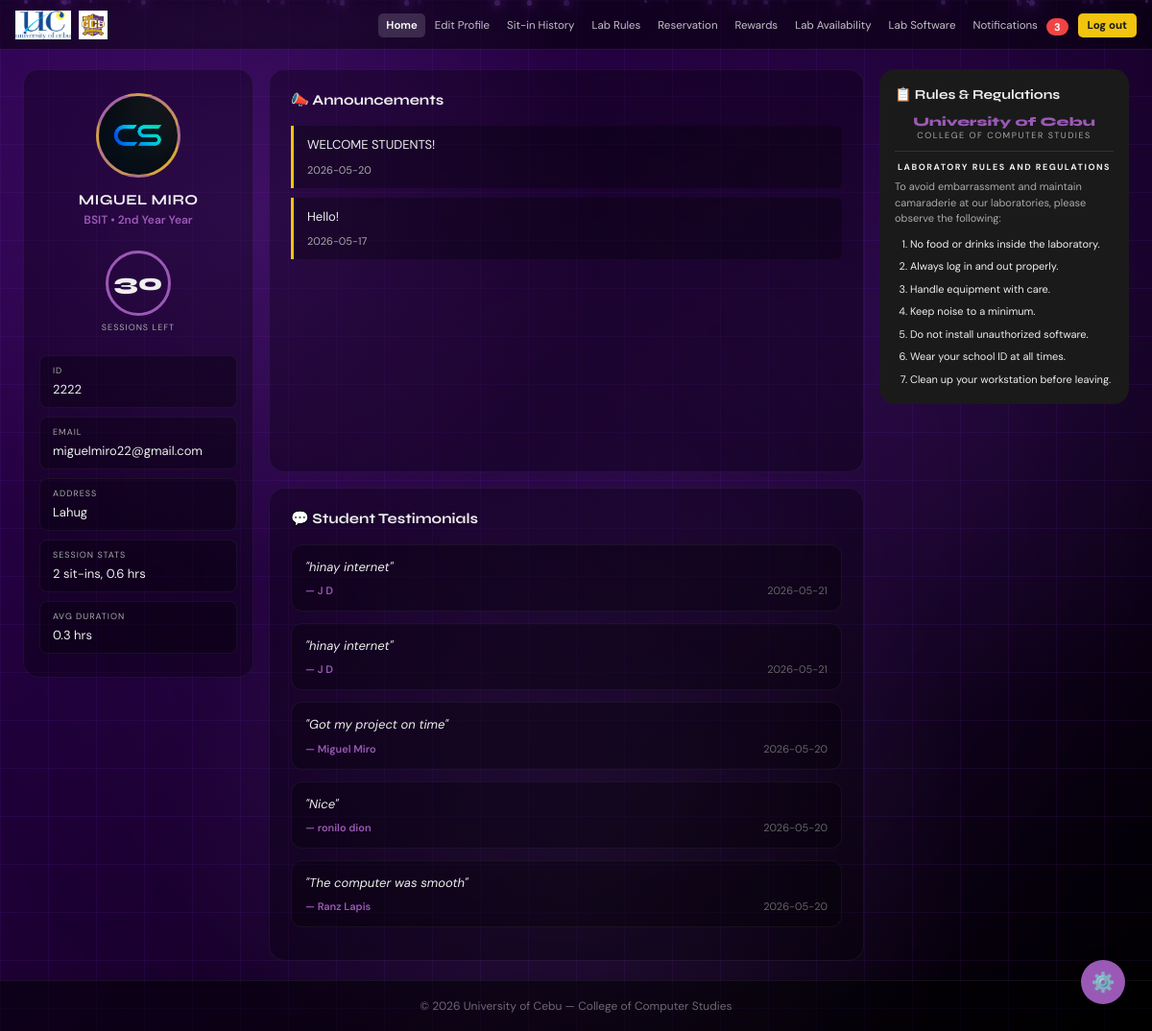
Page /student (signed in) on the committed database.
### tables this page shows
CREATE TABLE users (
        id INTEGER PRIMARY KEY AUTOINCREMENT,
        idnum TEXT NOT NULL UNIQUE,
        lastname TEXT NOT NULL,
        firstname TEXT NOT NULL,
        midname TEXT,
        email TEXT NOT NULL UNIQUE,
        course TEXT NOT NULL,
        level TEXT NOT NULL,
        address TEXT NOT NULL,
        password TEXT NOT NULL,
        sessions INTEGER NOT NULL DEFAULT 30,
        photo TEXT DEFAULT NULL
    );

CREATE TABLE announcements (
        id INTEGER PRIMARY KEY AUTOINCREMENT,
        content TEXT NOT NULL,
        date TEXT NOT NULL DEFAULT (DATE('now'))
    );

CREATE TABLE feedback (
        id INTEGER PRIMARY KEY AUTOINCREMENT,
        idnum TEXT NOT NULL,
        name TEXT NOT NULL,
        message TEXT NOT NULL,
        lab TEXT,
        date TEXT NOT NULL DEFAULT (DATE('now'))
    , pc_id INTEGER, sitin_id INTEGER);

CREATE TABLE lab_rules (
        id INTEGER PRIMARY KEY AUTOINCREMENT,
        rule TEXT NOT NULL,
        created TEXT NOT NULL DEFAULT (DATE('now'))
    );

### app.py (the view)
@app.route('/student')
def student_home():
    if not student_required():
        return redirect(url_for('login'))
    conn = get_db()
    student = conn.execute('SELECT * FROM users WHERE id=?', (session['user_id'],)).fetchone()
    stats = conn.execute('''SELECT COUNT(*) as total,
                            SUM((julianday(time_out||':00') - julianday(time_in||':00'))*24) as hours
                            FROM sitin_reports WHERE idnum=? AND time_in!="" AND time_out!=""''',
                         (student['idnum'],)).fetchone()
    total_sessions = stats['total'] or 0
    total_hours = round(stats['hours'] or 0, 2)
    avg_duration = round(total_hours / total_sessions, 2) if total_sessions else 0
    announcements = conn.execute('SELECT * FROM announcements ORDER BY id DESC').fetchall()
    lab_rules = conn.execute('SELECT * FROM lab_rules ORDER BY id').fetchall()
    testimonials = conn.execute('SELECT * FROM feedback ORDER BY id DESC LIMIT 5').fetchall()
    conn.close()
    return render_template('student/home.html',
                           student=student,
                           announcements=announcements,
                           lab_rules=lab_rules,
                           testimonials=testimonials,
                           total_sessions=total_sessions,
                           total_hours=total_hours,
                           avg_duration=avg_duration)

### app.py (called while the page is built, shortened)
def get_db():
    conn = sqlite3.connect(os.path.join(BASE_DIR, 'database.db'))
    conn.row_factory = sqlite3.Row
    return conn

@app.before_request
def csrf_protect():
    if 'csrf_token' not in session:
        session['csrf_token'] = secrets.token_hex(16)
    if request.method == "POST":
        token = session.get('csrf_token', '')
        form_token = request.form.get('csrf_token', '')
        if not token or token != form_token:
            flash('Invalid request. Please try again.', 'error')
            return redirect(request.url)

@app.context_processor
def inject_unread_count():
    if 'user_id' in session and session.get('role') == 'student':
        conn = get_db()
        count = conn.execute('''
            SELECT COUNT(*) FROM notifications
            WHERE is_read = 0 AND (idnum = ? OR idnum = 'global')
        ''', (session['user_idnum'],)).fetchone()[0]
        conn.close()
        return dict(unread_count=count)

def student_required():
    return 'user_id' in session and session.get('role') == 'student'

### templates/student/home.html (shortened to what this page needs)
<!DOCTYPE html>
<html lang="en" data-theme="dark">
<head>
  <link rel="stylesheet" href="{{ url_for('static', filename='style.css') }}" />
  <link href="https://cdnjs.cloudflare.com/ajax/libs/toastr.js/latest/toastr.min.css" rel="stylesheet"/>
</head>
<body>
  <nav>
    <div class="nav-left">
      <img src="{{ url_for('static', filename='uclogo.png') }}" alt="UC" class="nav-logo" />
      <img src="{{ url_for('static', filename='ccsmainlogo.png') }}" alt="CCS" class="nav-logo" />
    </div>
    <ul class="nav-links">
      <li><a href="{{ url_for('student_home') }}" class="active">Home</a></li>
      <li><a href="{{ url_for('student_profile') }}">Edit Profile</a></li>
      <li><a href="{{ url_for('student_history') }}">Sit-in History</a></li>
      <li><a href="{{ url_for('student_labrules') }}">Lab Rules</a></li>
      <li><a href="{{ url_for('student_reservation') }}">Reservation</a></li>
      <li><a href="{{ url_for('student_rewards') }}">Rewards</a></li>
      <li><a href="{{ url_for('student_lab_availability') }}">Lab Availability</a></li>
      <li><a href="{{ url_for('student_lab_software') }}">Lab Software</a></li>
      <li>
        <a href="{{ url_for('student_notifications') }}">
          Notifications
          {% if unread_count > 0 %}
            <span class="notification-badge">{{ unread_count }}</span>
          {% endif %}
        </a>
      </li>
      <li><a href="{{ url_for('logout') }}" class="btn-nav-logout">Log out</a></li>
    </ul>
  </nav>
  <main>
    <div class="home-grid">
      <div class="profile-card">
        <div class="profile-avatar">
          {% if student['photo'] %}
            <img src="{{ url_for('static', filename='uploads/' + student['photo']) }}" alt="Photo" />
          {% else %}
            {{ student['firstname'][0] }}{{ student['lastname'][0] }}
          {% endif %}
        </div>
        <p class="profile-name">{{ student['firstname'].upper() }} {{ student['lastname'].upper() }}</p>
        <p class="profile-sub">{{ student['course'] }} &bull; {{ student['level'] }} Year</p>
        <div class="sessions-badge"><span class="num">{{ student['sessions'] }}</span></div>
        <p class="sessions-label">Sessions Left</p>
        <div class="info-row"><span class="lbl">ID</span><span class="val">{{ student['idnum'] }}</span></div>
        <div class="info-row"><span class="lbl">Email</span><span class="val">{{ student['email'] }}</span></div>
        <div class="info-row"><span class="lbl">Address</span><span class="val">{{ student['address'] }}</span></div>
        <div class="info-row"><span class="lbl">Session Stats</span><span class="val">{{ total_sessions }} sit-ins, {{ total_hours }} hrs</span></div>
        <div class="info-row"><span class="lbl">Avg Duration</span><span class="val">{{ avg_duration }} hrs</span></div>
      </div>
      <div class="center-column">
        <div class="announce-card">
          <h2>📣 Announcements</h2>
          {% if announcements %}
            {% for a in announcements %}
            <div class="announce-item">
              <p class="ann-text">{{ a['content'] }}</p>
              <span class="ann-date">{{ a['date'] }}</span>
            </div>
            {% endfor %}
          {% else %}
            <div class="no-announce">No announcements yet.</div>
          {% endif %}
        </div>
        {% if testimonials %}
        <div class="testimonials-card">
          <h2>💬 Student Testimonials</h2>
          {% for t in testimonials %}
          <div class="testimonial-item">
            <p class="testimonial-text">"{{ t['message'] }}"</p>
            <div class="testimonial-author">
              <span>— {{ t['name'] }}</span>
              <span style="color: #666; font-weight: normal;">{{ t['date'] }}</span>
            </div>
          </div>
          {% endfor %}
        </div>
        {% endif %}
      </div>
      <div class="rules-card">
        <p class="rules-card-title">📋 Rules &amp; Regulations</p>
        <div class="rules-uc"><p class="uc-name">University of Cebu</p><p class="uc-dept">College of Computer Studies</p></div>
        <p class="rules-reg-title">Laboratory Rules and Regulations</p>
        <p class="rules-intro">To avoid embarrassment and maintain camaraderie at our laboratories, please observe the following:</p>
        <ol>
          {% for r in lab_rules %}<li>{{ r['rule'] }}</li>{% else %}<li>No rules posted yet.</li>{% endfor %}
        </ol>
      </div>
    </div>
  </main>
  <footer>&copy; 2026 University of Cebu — College of Computer Studies</footer>
</body>
</html>

### templates/student/home.html (style rules this page uses)
body { margin: 0; }
.home-grid { display: grid; grid-template-columns: 240px 1fr 260px; gap: 16px; padding: 20px 24px; max-width: 1280px; margin: 0 auto; align-items: start; box-sizing: border-box; }
.profile-card { background: var(--glass); border: 1px solid var(--glass-border); border-radius: 16px; padding: 24px 16px; display: flex; flex-direction: column; align-items: center; gap: 4px; }
.profile-avatar { width: 88px; height: 88px; border-radius: 50%; background: linear-gradient(135deg, var(--purple), var(--gold)); display: flex; align-items: center; justify-content: center; font-size: 26px; font-weight: 800; color: #fff; font-family: 'Syne', sans-serif; overflow: hidden; margin-bottom: 10px; border: 3px solid var(--purple-light); }
.profile-avatar img { width:100%; height:100%; object-fit:cover; }
.profile-name { font-family: 'Syne', sans-serif; font-size: 15px; font-weight: 700; color: var(--text); text-align: center; letter-spacing: 0.3px; }
.profile-sub { font-size: 12px; color: var(--purple); margin-bottom: 14px; font-weight: 600; }
.sessions-badge { width: 68px; height: 68px; border-radius: 50%; border: 3px solid var(--purple); display: flex; align-items: center; justify-content: center; margin: 6px 0 2px; }
.sessions-badge .num { font-family: 'Syne', sans-serif; font-size: 24px; font-weight: 800; color: var(--text); line-height: 1; }
.sessions-label { font-size: 9px; color: var(--muted); letter-spacing: 1px; text-transform: uppercase; margin-bottom: 14px; }
.info-row { width: 100%; background: var(--glass); border: 1px solid var(--glass-border); border-radius: 8px; padding: 9px 13px; margin-top: 5px; }
.info-row .lbl { font-size: 9px; color: var(--muted); text-transform: uppercase; letter-spacing: 1px; display: block; margin-bottom: 2px; }
.info-row .val { font-size: 13px; color: var(--text); }
.announce-card { background: var(--glass); border: 1px solid var(--glass-border); border-radius: 16px; padding: 22px; min-height: 420px; }
.announce-card h2 { font-family: 'Syne', sans-serif; font-size: 15px; font-weight: 700; color: var(--text); margin: 0 0 18px 0; display: flex; align-items: center; gap: 8px; }
.announce-item { border-left: 3px solid var(--gold); padding: 10px 14px; margin-bottom: 10px; background: var(--glass); border-radius: 0 6px 6px 0; }
.announce-item .ann-text { font-size: 13px; color: var(--text); margin: 0 0 4px 0; line-height: 1.5; }
.announce-item .ann-date { font-size: 11px; color: var(--muted); }
.testimonials-card { background: var(--glass); border: 1px solid var(--glass-border); border-radius: 16px; padding: 22px; margin-top: 16px; }
.testimonials-card h2 { font-family: 'Syne', sans-serif; font-size: 15px; font-weight: 700; color: var(--text); margin: 0 0 18px 0; display: flex; align-items: center; gap: 8px; }
.testimonial-item { background: var(--glass); border-radius: 12px; padding: 14px; margin-bottom: 12px; border: 1px solid var(--glass-border); }
.testimonial-text { font-size: 13px; color: var(--text); font-style: italic; margin-bottom: 8px; line-height: 1.4; }
.testimonial-author { font-size: 11px; color: var(--purple); font-weight: 600; display: flex; justify-content: space-between; }
.rules-card { background: var(--white); border-radius: 16px; padding: 18px 16px; color: var(--text); }
.rules-card-title { font-family: 'Syne', sans-serif; font-size: 14px; font-weight: 700; color: var(--text); margin: 0 0 12px 0; display: flex; align-items: center; gap: 6px; }
.rules-uc { text-align: center; border-bottom: 1px solid var(--border); padding-bottom: 10px; margin-bottom: 10px; }
.rules-uc .uc-name { font-family: 'Syne', sans-serif; font-size: 13px; font-weight: 800; color: var(--purple); }
.rules-uc .uc-dept { font-size: 9px; color: var(--muted); letter-spacing: 1.5px; text-transform: uppercase; }
.rules-reg-title { font-size: 9px; font-weight: 700; letter-spacing: 1.5px; text-transform: uppercase; color: var(--text); text-align: center; margin-bottom: 6px; }
.rules-intro { font-size: 11px; color: var(--muted); margin-bottom: 10px; line-height: 1.5; }
.rules-card ol { padding-left: 16px; margin: 0; display: flex; flex-direction: column; gap: 7px; }
.rules-card ol li { font-size: 11px; color: var(--text); line-height: 1.5; }
.notification-badge { background-color: #ef4444; color: white; border-radius: 20px; padding: 2px 8px; font-size: 11px; font-weight: bold; margin-left: 6px; display: inline-block; vertical-align: middle; }

### rows in the picture
users: photo (picture), firstname "MIGUEL", lastname "MIRO", course "BSIT", level "2nd Year", sessions "30", idnum "2222", email "miguelmiro22@gmail.com", address "Lahug"
announcements: content "WELCOME STUDENTS!", date "2026-05-20"
announcements: content "Hello!", date "2026-05-17"
feedback: message "hinay internet", name "J D", date "2026-05-21"
feedback: message "hinay internet", name "J D", date "2026-05-21"
feedback: message "Got my project on time", name "Miguel Miro", date "2026-05-20"
feedback: message "Nice", name "ronilo dion", date "2026-05-20"
feedback: message "The computer was smooth", name "Ranz Lapis", date "2026-05-20"
lab_rules: rule "No food or drinks inside the laboratory."
lab_rules: rule "Always log in and out properly."
lab_rules: rule "Handle equipment with care."
lab_rules: rule "Keep noise to a minimum."
lab_rules: rule "Do not install unauthorized software."
lab_rules: rule "Wear your school ID at all times."
lab_rules: rule "Clean up your workstation before leaving."

### other values in the picture
{{ unread_count }} "3"
{{ total_sessions }} "2"
{{ total_hours }} "0.6"
{{ avg_duration }} "0.3"
